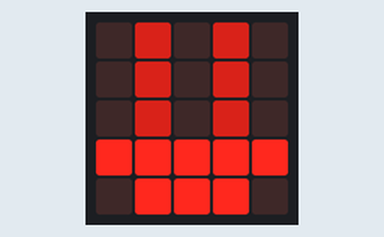
Recording of a program running on a simulated BBC micro:bit running MicroPython. On the bench: the board's 5×5 LED display. Dim RGB values are drawn brighter than linear. At 1.2 s the program stops and its outputs stay as they are.

Above: at 0.1 s.
At 0.51 s:
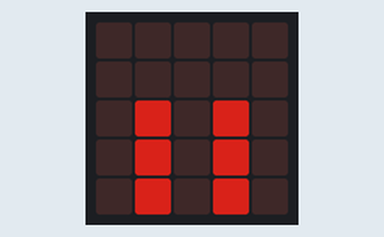
At 0.91 s:
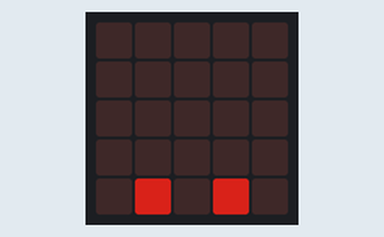

The program:

007_boat_sink.py
```python
#https://microbit-micropython.readthedocs.io/en/latest/tutorials/images.html#animation
from microbit import *
boat1 = Image("05050:05050:05050:99999:09990")
boat2 = Image("00000:05050:05050:05050:99999")
boat3 = Image("00000:00000:05050:05050:05050")
boat4 = Image("00000:00000:00000:05050:05050")
boat5 = Image("00000:00000:00000:00000:05050")
boat6 = Image("00000:00000:00000:00000:00000")
all_boats = [boat1, boat2, boat3, boat4, boat5, boat6]
display.show(all_boats, delay=200)
```
